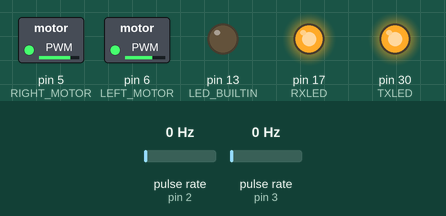
Recording of a sketch running on a simulated Arduino Mega 2560, built with avr-gcc and run on an emulated ATmega2560. On the bench: switched loads named in the sketch (green lamp = pin HIGH), output pins drawn as LEDs (lit = HIGH). Wiring (inferred from the names in the program): 2 × pulse sensor: data pin 2 / data pin 3. Dashed ring = blinking. Inputs (shaded band) come from the test bench; at power-on: pulse rate (sensors on pin 2, pin 3) 0 Hz.

Above: at 5.7 s.
5.8 s: pulse rate (sensor on pin 2) set to 4 Hz
At 7.65 s:
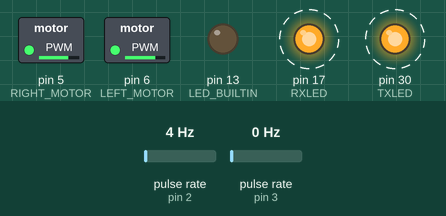
8.8 s: pulse rate (sensor on pin 3) set to 100 Hz
At 10.2 s:
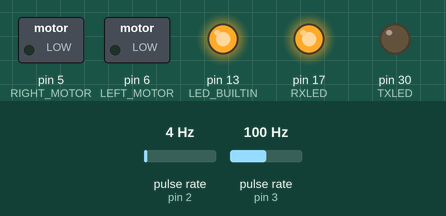
11.8 s: pulse rate (sensor on pin 2) set to 100 Hz
At 12.81 s:
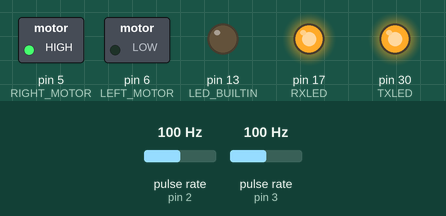
14.8 s: pulse rate (sensor on pin 3) set to 50 Hz
17.8 s: pulse rate (sensor on pin 2) set to 196 Hz
Timing chart, 0 to 24.2 s (numbered marks = the images above; inputs shaded):
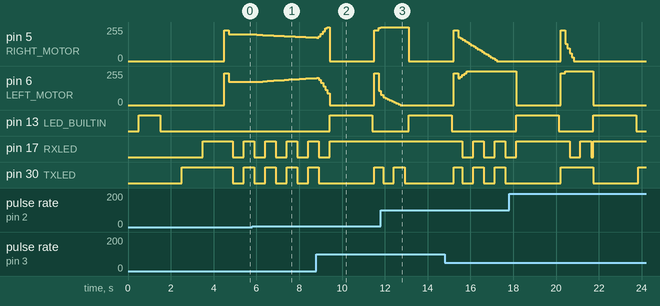

Measured:
- after the input at 5.8 s, pin 5 (RIGHT_MOTOR): moves from 199/255 to 177/255 over 2.5 s, starting after 0.20 s; pin 6 (LEFT_MOTOR): moves from 174/255 to 202/255 over 2.5 s, starting after 0.20 s
- by itself, pin 13 (LED_BUILTIN): alternates HIGH for 2.0 s and LOW for 1.6 s

The sketch:

turning.ino
```cpp
#define LEFT_MOTOR                  6
#define LEFT_ENCODER                3
#define RIGHT_MOTOR                 5
#define RIGHT_ENCODER               2

#define RXLED  17
#define TXLED  30

#define SAMPLING_INTERVAL           100

#define MODE_LISTEN                 0
#define MODE_DRIVE                  1

#define NUM_COMMANDS                4
#define DRIVE_STRAIGHT              0
#define DRIVE_LEFT                  1
#define DRIVE_RIGHT                 2
#define STOP                        3

#define JOLT_STEPS                  2

boolean loop_mode = MODE_DRIVE;
int drive_mode;
int program_count;
int sample_lens[NUM_COMMANDS] = {0};

int step_num = 0;

volatile int left_count = 0;
volatile int right_count = 0;

/*---------------------------*/
/*      CODE BLOCK CON1      */
/*    From closed_loop.ino   */
/*---------------------------*/
float theta_left = 0.1911;
float theta_right = 0.2528;
float beta_left = -49.11;
float beta_right = -37.07;
float v_star = 84.9;

// PWM inputs to jolt the car straight
int left_jolt = 240;
int right_jolt = 230;

// Control gains
float f_left = .5;
float f_right = 0.5;
/*---------------------------*/
/*---------------------------*/
/*---------------------------*/

/*---------------------------*/
/*      CODE BLOCK CON2      */
/*    From closed_loop.ino   */
/*---------------------------*/
float driveStraight_left(float delta) {
  float u_l_OL = (v_star + beta_left)/theta_left;
  float u_l_CL = u_l_OL - (f_left/theta_left)*delta;
  return u_l_CL;
}

float driveStraight_right(float delta) {
  float u_r_OL = (v_star + beta_right)/theta_right;
  float u_r_CL = u_r_OL + (f_right/theta_right)*delta;
  return u_r_CL;
}
/*---------------------------*/
/*---------------------------*/
/*---------------------------*/

/*---------------------------*/
/*      CODE BLOCK CON3      */
/*    From closed_loop.ino   */
/*---------------------------*/
float delta_ss = 5;
/*---------------------------*/
/*---------------------------*/
/*---------------------------*/

/*---------------------------*/
/*      CODE BLOCK CON4      */
/*---------------------------*/
#define CAR_WIDTH                   15.0 // in cm
#define TURN_RADIUS                 91 // in cm - 6 feet diameter
// #define TURN_RADIUS                 60 // in cm - 4 feet diameter
/*---------------------------*/
/*---------------------------*/
/*---------------------------*/

/*---------------------------*/
/*    PREPROGRAMMED PATH     */
/*---------------------------*/
int run_times[NUM_COMMANDS] = {5000, 1700, 3000, 1600}; // length of commands roughly in ms
int drive_modes[NUM_COMMANDS] = {DRIVE_STRAIGHT, DRIVE_LEFT, DRIVE_STRAIGHT, DRIVE_RIGHT}; // commands: [DRIVE_STRAIGHT, DRIVE_LEFT, DRIVE_RIGHT]


/*---------------------------*/
/*      CODE BLOCK CON5      */
/*---------------------------*/
float delta_reference(int i) {
  // YOUR CODE HERE
  // Remember to divide the v* value you use in this function by 5 because of sampling interval differences!
  if (drive_mode == DRIVE_RIGHT) { // Return a NEGATIVE expression
    return -(((v_star/5)*i*CAR_WIDTH)/TURN_RADIUS);
  }
  else if (drive_mode == DRIVE_LEFT) { // Return a POSITIVE expression
    return (((v_star/5)*i*CAR_WIDTH)/TURN_RADIUS);
  }
  else { // DRIVE_STRAIGHT
    return 0;
  }
}
/*---------------------------*/
/*---------------------------*/
/*---------------------------*/


/*---------------------------*/
/*      CODE BLOCK CON6      */
/*---------------------------*/
#define INFINITY                    (3.4e+38)
#define STRAIGHT_RADIUS             INFINITY

float straight_correction(int i) {
  // YOUR CODE HERE
  return 0; // Replace this line
}

/*---------------------------*/
/*---------------------------*/
/*---------------------------*/


void setup() {
  Serial.begin(38400);

  pinMode(LEFT_MOTOR, OUTPUT);
  pinMode(LEFT_ENCODER, INPUT);
  pinMode(RIGHT_MOTOR, OUTPUT);
  pinMode(RIGHT_ENCODER, INPUT);

  pinMode(LED_BUILTIN, OUTPUT);
  pinMode(RXLED, OUTPUT);
  pinMode(TXLED, OUTPUT);
  delay(500);

  write_pwm(0, 0);
  digitalWrite(LED_BUILTIN, HIGH);
  digitalWrite(TXLED, LOW);
  digitalWrite(RXLED, LOW);
  delay(1000);
  digitalWrite(LED_BUILTIN, LOW);
  delay(1000);
  digitalWrite(TXLED, HIGH);
  delay(1000);
  digitalWrite(RXLED, HIGH);
  delay(1000);
  for (int j = 0; j < NUM_COMMANDS; j++) {
    sample_lens[j] = run_times[j] / SAMPLING_INTERVAL;
  }

  attachInterrupt(digitalPinToInterrupt(RIGHT_ENCODER), flag_right, CHANGE);
  attachInterrupt(digitalPinToInterrupt(LEFT_ENCODER), flag_left, CHANGE);

  program_count = 0;
  start_drive_mode();
}

void loop() {
  if (loop_mode == MODE_LISTEN) {
    // In the integration phase of the project, this section will listen
    // to the microphone and switch to the specified mode.
    // For now, we simply cycle through them.

    if (program_count < 4) {
      drive_mode = drive_modes[program_count];
      start_drive_mode();
    } else {
      digitalWrite(RXLED, HIGH);
      digitalWrite(TXLED, HIGH);
    }
  } else if (loop_mode == MODE_DRIVE) {
    if (step_num < JOLT_STEPS) {
      write_pwm(left_jolt, right_jolt);
    } else {
      // Save positions because _left_position and _right_position
      // can change in the middle of one loop.
      int left_position = left_count;
      int right_position = right_count;

       /*---------------------------*/
      /*      CODE BLOCK CON0      */
      /*---------------------------*/

      float delta = left_position - right_position + delta_ss;
      delta = delta + delta_reference(step_num) + straight_correction(step_num);

      // Drive using feedback
      // Compute the needed pwm values for each wheel using delta and v_star
      int left_cur_pwm = driveStraight_left(delta);
      int right_cur_pwm = driveStraight_right(delta);
      write_pwm(left_cur_pwm, right_cur_pwm);
      /*---------------------------*/
      /*---------------------------*/
      /*---------------------------*/

    }

    // Counter for how many times loop is executed since entering DRIVE MODE
    step_num++;
    digitalWrite(RXLED, (!(((drive_mode == DRIVE_STRAIGHT) || (drive_mode == DRIVE_RIGHT)) && ((step_num / 5) % 2))));
    digitalWrite(TXLED, (!(((drive_mode == DRIVE_STRAIGHT) || (drive_mode == DRIVE_LEFT)) && ((step_num / 5) % 2))));

    if (step_num == sample_lens[program_count]) {
      // Completely stop and go back to listen MODE after 3 seconds
      program_count += 1;
      digitalWrite(RXLED, HIGH);
      digitalWrite(TXLED, LOW);
      start_listen_mode();
    }
    delay(SAMPLING_INTERVAL);
  }
}

/*---------------------------*/
/*     Helper functions      */
/*---------------------------*/

void write_pwm(int pwm_left, int pwm_right) {
  analogWrite(LEFT_MOTOR, (int) min(max(0, pwm_left), 255));
  analogWrite(RIGHT_MOTOR, (int) min(max(0, pwm_right), 255));
}

void flag_left() {
  if(digitalRead(LEFT_ENCODER)) {
    left_count++;
  }
}

void flag_right() {
  if(digitalRead(RIGHT_ENCODER)) {
    right_count++;
  }
}

void start_drive_mode(void) {
  loop_mode = MODE_DRIVE;
  step_num = 0;
  left_count = 0;
  right_count = 0;
}

void start_listen_mode(void) {
  write_pwm(0, 0);
  digitalWrite(LED_BUILTIN, HIGH);
  delay(2000);
  digitalWrite(LED_BUILTIN, LOW);
  loop_mode = MODE_LISTEN;
}
```
